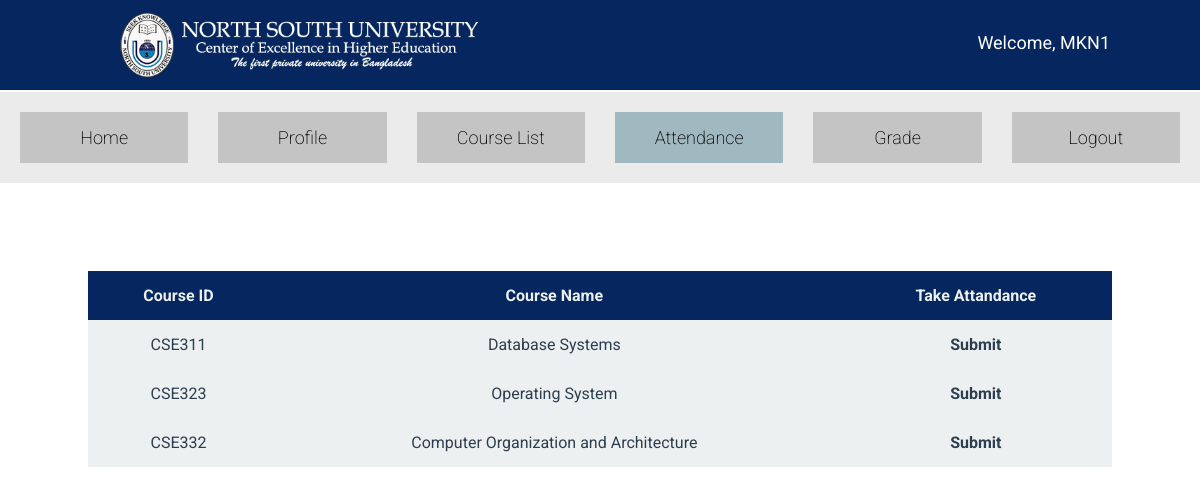
/faculty/faculty_attendance.php (signed in), run on the app's committed database.
### tables this page shows
CREATE TABLE `teaches` (
  `course_id` varchar(10) NOT NULL,
  `who_is_teaching` varchar(10) NOT NULL
);

CREATE TABLE `course_list` (
  `course_id` varchar(10) NOT NULL,
  `course_name` varchar(50) DEFAULT NULL,
  `offer_status` bit(1) DEFAULT NULL
);

### library/class.Users.php (called while the page is built, shortened)
<?php
class USERS{
    public static function isLogged(){
        return isset($_COOKIE['logged_user']) && isset($_COOKIE['user_role']);
    }
    public static function isLoggedAdmin(){
        return USERS::isLogged() && $_COOKIE['user_role'] == 0;
    }
    public static function isLoggedFaculty(){
        return USERS::isLogged() && $_COOKIE['user_role'] == 1;
    }
    public static function getUserName(){
        return $_COOKIE['logged_user'];
    }
}

### library/class.DB.php (called while the page is built, shortened)
<?php
class DB{
    public $connection;
    function __construct($configs){
        $this->connection = mysqli_connect($configs->host,$configs->username,$configs->password, $configs->dbname);
    }
    function query($sql, $debug=false){
        return mysqli_query($this->connection, $sql);
    }
}

### app.php (called while the page is built, shortened)
<?php
require PATH . './library/class.DB.php';
require PATH . './library/class.Users.php';
$APP_DB = new DB(new CONFIG_DB());

### faculty/faculty_attendance.php (the view, shortened to what this page needs)
<?php
include "../app.php";
$template_vars["get_hierarchy"] = "../";
$template_vars["active_id_sub_header"] = 3;
?>
<!DOCTYPE html>
<html lang="en">
<head>
    <link rel="stylesheet" href="../src/css/styles.css">
</head>
<body>
    <?php include "../template/header.php"; ?>
    <?php include "../template/sub_header.php"; ?>
    <div class="container_panel">
    <table class="full_page_table">
        <tr>
            <th>Course ID</th>
            <th>Course Name</th>
            <th>Take Attandance</th>
        </tr>
        <?php
        $result = $APP_DB->query("
SELECT t.course_id as 'course_id', c.course_name as 'course_name'
FROM teaches as t JOIN course_list as c ON  t.course_id=c.course_id AND c.offer_status=1 AND t.who_is_teaching='" . USERS::getUserName() . "';
");
        if (mysqli_num_rows($result) > 0) {
            while ($row = mysqli_fetch_assoc($result)) {
        ?>
                <tr>
                    <td><?php echo $row['course_id']; ?></td>
                    <td><?php echo $row['course_name'] ?></td>
                    <td><a href="./submit_attendance.php?course_id=<?php echo $row['course_id']; ?>" class="btn">Submit</a></td>
                </tr>
        <?php
            }
        }
        ?>
    </table>
    </div>
</body>
</html>

### template/header.php
<header>
  <div class="primary-header">
    <a href="<?php echo $template_vars["get_hierarchy"]; ?>" class="nsu-logo">
      <img src="<?php echo $template_vars["get_hierarchy"]; ?>src/img/logo-wide.png" alt="" srcset="">
    </a>
    <div class="header-right">
      <?php
      if (USERS::isLogged()) {
      ?>
        <a href="#profile">Welcome, <?php echo $_COOKIE['logged_user']; ?></a>
      <?php
      } else {
      ?>
        <a href="./credits_page.php">Credits</a>
      <?php
      }
      ?>
    </div>
  </div>
</header>

### template/sub_header.php (shortened to what this page needs)
<?php
function isActiveFacultyHeader($id)
{
    global $template_vars;
    if ($id == $template_vars["active_id_sub_header"]) echo "class=\"active\"";
}
?>
<nav>
    <div class="primary-sub-header">
        <?php if (USERS::isLoggedAdmin()) {
        ?>
            <ul id="sub-header-list">
                <li <?php isActiveAdminHeader(0); ?>><a href="<?php echo $template_vars["get_hierarchy"]; ?>admin/index.php">Home</a></li>
                <li <?php isActiveAdminHeader(1); ?>><a href="<?php echo $template_vars["get_hierarchy"]; ?>admin/advising_control.php">Advising Control</a></li>
                <li <?php isActiveAdminHeader(2); ?>><a href="<?php echo $template_vars["get_hierarchy"]; ?>admin/create_student.php">Create Student</a></li>
                <li <?php isActiveAdminHeader(3); ?>><a href="<?php echo $template_vars["get_hierarchy"]; ?>admin/create_faculty.php">Create Faculty</a></li>
                <li <?php isActiveAdminHeader(4); ?>><a href="<?php echo $template_vars["get_hierarchy"]; ?>admin/student_list.php">Student List</a></li>
                <li <?php isActiveAdminHeader(5); ?>><a href="<?php echo $template_vars["get_hierarchy"]; ?>admin/faculty_list.php">Faculty List</a></li>
                <li <?php isActiveAdminHeader(6); ?>><a href="<?php echo $template_vars["get_hierarchy"]; ?>logout.php">Logout</a></li>
            </ul>
        <?php } else if (USERS::isLoggedFaculty()) { ?>
            <ul id="sub-header-list">
                <li <?php isActiveFacultyHeader(0); ?>><a href="<?php echo $template_vars["get_hierarchy"]; ?>faculty/index.php">Home</a></li>
                <li <?php isActiveFacultyHeader(1); ?>><a href="<?php echo $template_vars["get_hierarchy"]; ?>faculty/faculty_profile.php">Profile</a></li>
                <li <?php isActiveFacultyHeader(2); ?>><a href="<?php echo $template_vars["get_hierarchy"]; ?>faculty/faculty_course_list.php">Course List</a></li>
                <li <?php isActiveFacultyHeader(3); ?>><a href="<?php echo $template_vars["get_hierarchy"]; ?>faculty/faculty_attendance.php">Attendance</a></li>
                <li <?php isActiveFacultyHeader(4); ?>><a href="<?php echo $template_vars["get_hierarchy"]; ?>faculty/faculty_grade.php">Grade</a></li>
                <li><a href="<?php echo $template_vars["get_hierarchy"]; ?>logout.php">Logout</a></li>
            </ul>
        <?php } else if (USERS::isLoggedStudent()) { ?>
            <ul id="sub-header-list">
                <li <?php isActiveStudentHeader(0); ?>><a href="<?php echo $template_vars["get_hierarchy"]; ?>student/index.php">Home</a></li>
                <li <?php isActiveStudentHeader(1); ?>><a href="<?php echo $template_vars["get_hierarchy"]; ?>student/student_profile.php">Profile</a></li>
                <li <?php isActiveStudentHeader(2); ?>><a href="<?php echo $template_vars["get_hierarchy"]; ?>student/student_advising.php">Advising</a></li>
                <li <?php isActiveStudentHeader(3); ?>><a href="<?php echo $template_vars["get_hierarchy"]; ?>student/student_attendance.php">Attendance</a></li>
                <li <?php isActiveStudentHeader(4); ?>><a href="<?php echo $template_vars["get_hierarchy"]; ?>student/student_grade.php">Grade</a></li>
                <li><a href="<?php echo $template_vars["get_hierarchy"]; ?>logout.php">Logout</a></li>
            </ul>
        <?php } ?>
    </div>
</nav>

### src/css/styles.css (style rules this page uses)
* { margin: 0; padding: 0; list-style: none; text-decoration: none; font-family: "Roboto", sans-serif; }
.container_panel { position: relative; top: 88px; margin-left: 88px; margin-right: 88px; }
.primary-header { padding: 10px; margin-bottom: 2px; height: 70px; background-color: #06265f; }
.nsu-logo img { width: 380px; height: 70px; object-fit: contain; padding-left: 100px; align-self: center; }
.header-right { float: right; margin: 22px; font-size: 18px; margin-right: 80px; }
.header-right a { color: #fff; }
.primary-sub-header { text-align: center; font-size: 18px; font-weight: 200; background-color: #ebebeb; }
#sub-header-list { display: flex; justify-content: space-between; list-style: none; padding: 5px; }
#sub-header-list li { width: 150px; margin: 15px; padding: 15px; background-color: #c4c4c4; }
.active, #sub-header-list li:hover { background-color: #a0b8bf !important; }
#sub-header-list a { color: #000; }
table, th, td { border-collapse: collapse; padding: 15px 15px; text-align: center; color: #ecf0f1; }
table { overflow-x: auto; margin-left: auto; margin-right: auto; }
th { background-color: #06265f; }
td { color: #2c3e50; background-color: #ecf0f1; }
td a { color: #2c3e50; }
.full_page_table { width: 100%; }
.btn { padding: 10px 15px; text-align: center; font-weight: bold; text-shadow: none; border-radius: 3px; transition-duration: 0.4s; text-decoration: none; font-size: 16px; cursor: pointer; }

### data on the page
teaches: course "CSE311", course.course_name "Database Systems"
teaches: course "CSE323", course.course_name "Operating System"
teaches: course "CSE332", course.course_name "Computer Organization and Architecture"

### other printed values
$_COOKIE['logged_user'] "MKN1"
